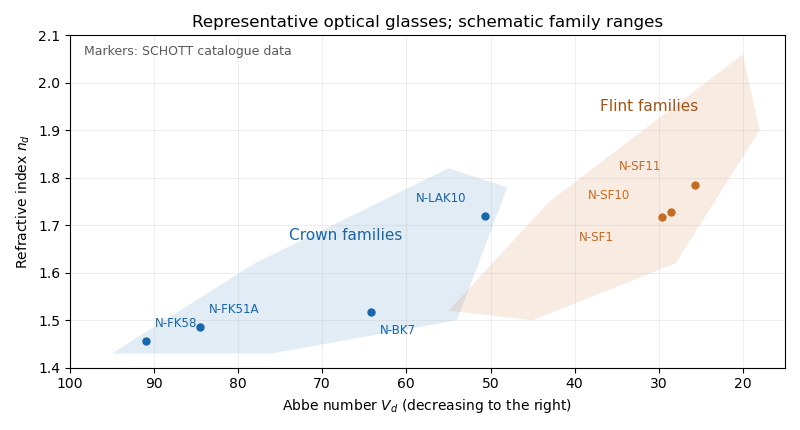

The script that drew this image:
"""Original Abbe plot from selected catalogue facts; save PNG in cwd.

Numerical data: SCHOTT Optical Glass pocket catalogue, 2020, pp. 100,
102, 110, 122 (PDF pages 101, 103, 111, 123).
https://www.schott.com/en-au/products/optical-glass/-/media/project/onex/products/o/optical-glass/downloads/schott-optical-glass-pocket-catalog-2020_row.pdf
The polygons are schematic family ranges, not digitized catalogue boundaries.
"""
from pathlib import Path

import matplotlib.pyplot as plt
from matplotlib.patches import Polygon


GLASSES = [
    ("N-FK58", 90.90, 1.45600, "crown"),
    ("N-FK51A", 84.47, 1.48656, "crown"),
    ("N-BK7", 64.17, 1.51680, "crown"),
    ("N-LAK10", 50.62, 1.72003, "crown"),
    ("N-SF1", 29.62, 1.71736, "flint"),
    ("N-SF10", 28.53, 1.72828, "flint"),
    ("N-SF11", 25.68, 1.78472, "flint"),
]


def main():
    fig, ax = plt.subplots(figsize=(8, 4.3), dpi=100, facecolor="white")
    ax.add_patch(Polygon([(95, 1.43), (78, 1.62), (55, 1.82), (48, 1.78),
                         (54, 1.50), (76, 1.43)], fc="#1766aa", alpha=.12, ec="none"))
    ax.add_patch(Polygon([(55, 1.52), (43, 1.75), (20, 2.06), (18, 1.90),
                         (28, 1.62), (45, 1.50)], fc="#c66b22", alpha=.13, ec="none"))
    offsets = {"N-FK58": (6, 10), "N-FK51A": (6, 10), "N-BK7": (6, -16),
               "N-LAK10": (-50, 10), "N-SF1": (-60, -17),
               "N-SF10": (-60, 9), "N-SF11": (-55, 11)}
    for label, V, n, family in GLASSES:
        color = "#1766aa" if family == "crown" else "#c66b22"
        ax.plot(V, n, "o", color=color, ms=5)
        ax.annotate(label, (V, n), xytext=offsets[label], textcoords="offset points",
                    fontsize=8.5, color=color)
    ax.text(74, 1.67, "Crown families", color="#1766aa", fontsize=11)
    ax.text(37, 1.94, "Flint families", color="#a35217", fontsize=11)
    ax.set(xlim=(100, 15), ylim=(1.4, 2.1), xlabel=r"Abbe number $V_d$ (decreasing to the right)",
           ylabel=r"Refractive index $n_d$", title="Representative optical glasses; schematic family ranges")
    ax.grid(alpha=.2)
    ax.text(.02, .97, "Markers: SCHOTT catalogue data", transform=ax.transAxes,
            fontsize=9, va="top", color="0.35")
    fig.tight_layout()
    fig.savefig(Path.cwd()/Path(__file__).with_suffix(".png").name,
                facecolor="white", transparent=False, dpi=100)
    plt.close(fig)


if __name__ == "__main__":
    main()
